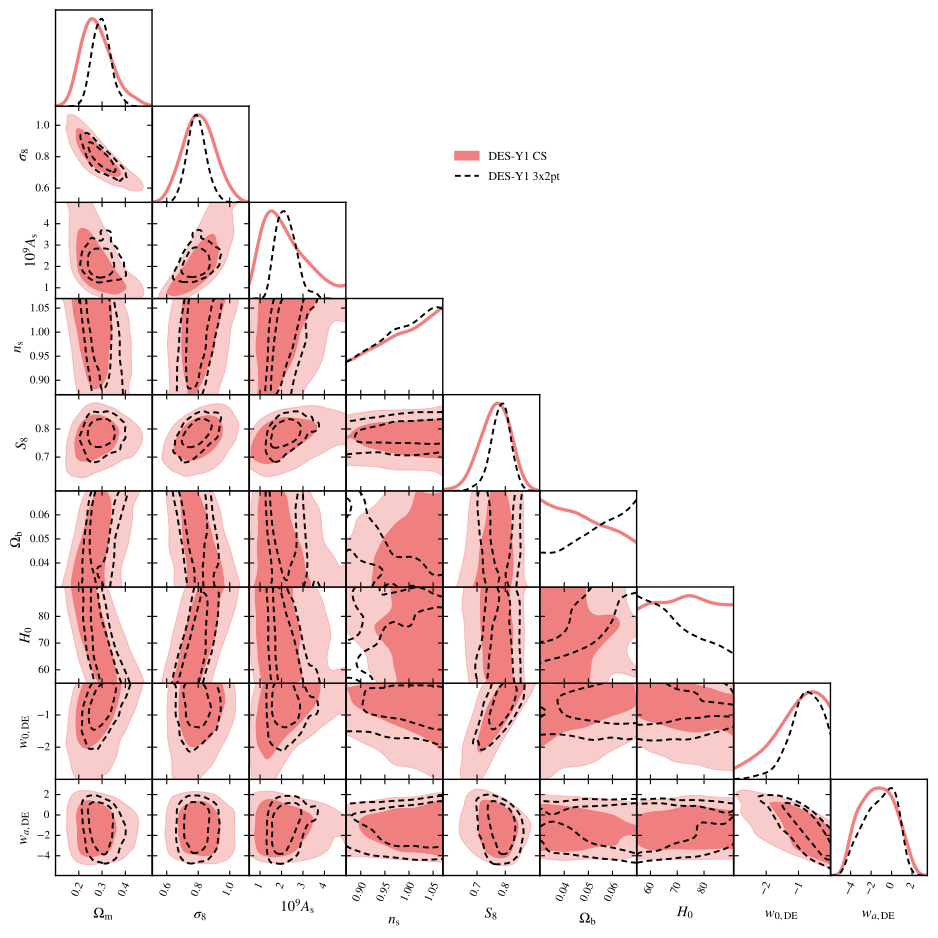

The script that drew this image:
import getdist.plots as gplot
from getdist import MCSamples
from getdist import loadMCSamples
import os
import matplotlib
import subprocess
import matplotlib.pyplot as plt
import numpy as np

# GENERAL PLOT OPTIONS
matplotlib.rcParams['mathtext.fontset'] = 'stix'
matplotlib.rcParams['font.family'] = 'STIXGeneral'
matplotlib.rcParams['mathtext.rm'] = 'Bitstream Vera Sans'
matplotlib.rcParams['mathtext.it'] = 'Bitstream Vera Sans:italic'
matplotlib.rcParams['mathtext.bf'] = 'Bitstream Vera Sans:bold'
matplotlib.rcParams['xtick.bottom'] = True
matplotlib.rcParams['xtick.top'] = False
matplotlib.rcParams['ytick.right'] = False
matplotlib.rcParams['axes.edgecolor'] = 'black'
matplotlib.rcParams['axes.linewidth'] = '1.0'
matplotlib.rcParams['axes.labelsize'] = 'medium'
matplotlib.rcParams['axes.grid'] = True
matplotlib.rcParams['grid.linewidth'] = '0.0'
matplotlib.rcParams['grid.alpha'] = '0.18'
matplotlib.rcParams['grid.color'] = 'lightgray'
matplotlib.rcParams['legend.labelspacing'] = 0.77
matplotlib.rcParams['savefig.bbox'] = 'tight'
matplotlib.rcParams['savefig.format'] = 'pdf'

parameter = [u'omegam',u'sigma8', u'As_1e9', u'ns', u'SS8', u'omegab', u'H0', u'w', u'wa']
chaindir=os.getcwd()

analysissettings={'smooth_scale_1D':0.35,'smooth_scale_2D':0.35,'ignore_rows': u'0.5',
'range_confidence' : u'0.01'}

analysissettings2={'smooth_scale_1D':0.35,'smooth_scale_2D':0.35,'ignore_rows': u'0.0',
'range_confidence' : u'0.01'}

root_chains = (
  'EXAMPLE_MCMC3',
  'EXAMPLE_MCMC4'
)


# --------------------------------------------------------------------------------
samples=loadMCSamples(chaindir + '/../chains/' + root_chains[0],settings=analysissettings)
p = samples.getParams()
samples.addDerived(p.omegam*p.H0/100.,name='gamma',label='{\\Omega_m h}')
samples.addDerived(p.s8omegamp5/0.5477225575,name='SS8',label='{S_8}')
samples.saveAsText(chaindir + '/.VM_P4_TMP1')
# --------------------------------------------------------------------------------
samples=loadMCSamples(chaindir + '/../chains/' + root_chains[1],settings=analysissettings)
p = samples.getParams()
samples.addDerived(p.omegam*p.H0/100.,name='gamma',label='{\\Omega_m h}')
samples.addDerived(p.s8omegamp5/0.5477225575,name='SS8',label='{S_8}')
samples.saveAsText(chaindir + '/.VM_P4_TMP2')
# --------------------------------------------------------------------------------

#GET DIST PLOT SETUP
g=gplot.getSubplotPlotter(chain_dir=chaindir,analysis_settings=analysissettings2,width_inch=9.5)
g.settings.axis_tick_x_rotation=65
g.settings.lw_contour = 1.2
g.settings.legend_rect_border = False
g.settings.figure_legend_frame = False
g.settings.axes_fontsize = 13.0
g.settings.legend_fontsize = 13.5
g.settings.alpha_filled_add = 0.85
g.settings.lab_fontsize=15.5
g.legend_labels=False

param_3d = None
g.triangle_plot([chaindir + '/.VM_P4_TMP1', 
                 chaindir + '/.VM_P4_TMP2'],
parameter,
plot_3d_with_param=param_3d,line_args=[
{'lw': 2.4,'ls': 'solid', 'color':'lightcoral'},
{'lw': 1.4,'ls': '--', 'color':'black'},
{'lw': 1.0,'ls': 'solid', 'color': 'indigo'},
],
contour_colors=['lightcoral','black','indigo'],
contour_ls=['solid','--','solid'], 
contour_lws=[2.4,1.4,1.0],
filled=[True,False,False],
shaded=False,
legend_labels=[
'DES-Y1 CS',
'DES-Y1 3x2pt'
],
legend_loc=(0.48, 0.80))

g.export()
